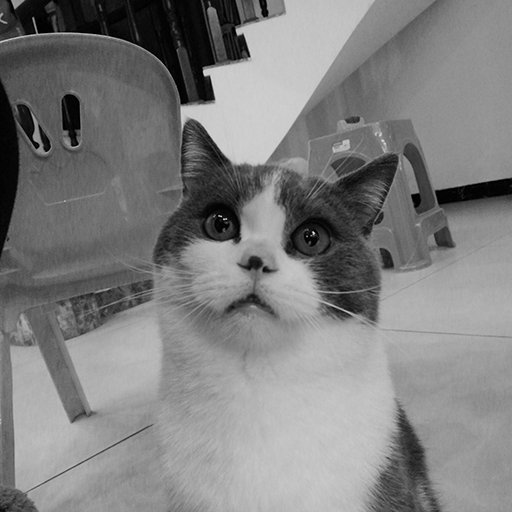
#> input picture 00-sift_sw_sim/5.jpg, 512 x 512 px, found by its file name
$ python SIFT.py
#> lines starting #> are read from the running program, lines starting #| are printed output that depends on the picture
#!/usr/bin/env python
# coding: utf-8

# # 导入图像

# In[2]:


from PIL import Image
import re
import numpy as np
from matplotlib import pyplot as plt

path = 'E:\chip design competition\IMAGE\\5.jpg'
img = Image.open(path, "r")
#> img is the input picture: PIL image 512x512 RGB; min 0, max 238, mean 127.2

img_L = img.convert('L')
pixels = img_L.load()
height,width = img.height, img.width
#> height = 512; width = 512
all_pixels = []
for row in range(height):
  for col in range(width):
    cpixel = pixels[col, row]
    all_pixels.append(cpixel)
#> after the loop, all_pixels = 262144 items

img = np.array(all_pixels).reshape((height,width))
#> img: shape (512, 512) int64
plt.axis('off')
plt.imshow(img, cmap='gray')
print("图像尺寸：", img.shape)
#| 图像尺寸： (512, 512)


# # 高斯模糊

# ## 生成高斯算子

# In[3]:


import math
import numpy as np

#生成高斯模板的函数
#输入：sigmma为参数，size为模板的边长
#输出：np.array类型矩阵
def create_gaussian_kernal(sigmma, size):
    Gaussian_kernal = [[float(0) for i in range(size)] for j in range(size)]
    sum_my = float(0)
    for row in range(size):
        for col in range(size):
            Gaussian_kernal[row][col] = math.exp(-((row-(size-1)/2)**2+(col-(size-1)/2)**2)/(2.0*sigmma**2))
            sum_my = sum_my + Gaussian_kernal[row][col]
    for row in range(size):
        for col in range(size):
            Gaussian_kernal[row][col] = Gaussian_kernal[row][col] / sum_my
    return np.array(Gaussian_kernal, dtype="float32")

#是否进行测试？
test_enable = 0
if test_enable:
    size, sigmma = 7, 0.84089642
    print("高斯模糊模板：", size, "*", size, ",sigmma: ", sigmma, "\n")
    print(create_gaussian_kernal(sigmma, size))
else:
    print("complete")


# # 生成高斯金字塔

# In[4]:


from PIL import Image
import re
import numpy as np
from matplotlib import pyplot as plt
import cv2

# 是否需要显示效果
show_enable = 1

src = cv2.imread(path,cv2.IMREAD_GRAYSCALE)
sigmma0 = 1.6
S = 4
size = 15
img_gaussian_list = [img.copy() for i in range(S)]
#> img_gaussian_list = 4 items
if show_enable:
    plt.figure(dpi=150)
    plt.axis('off')
for i in range(4):
    sigmma = sigmma0 * 2**(i/(S-1))
    gaussian_kernal = create_gaussian_kernal(sigmma, size)
    dst = cv2.filter2D(src, ddepth = -1, kernel = gaussian_kernal)
    img_gaussian_list[i] = np.array(dst)
    if show_enable:
        plt.subplot(1,4,i+1)
        plt.axis('off')
        plt.imshow(img_gaussian_list[i], cmap = 'gray')
    else:
        print("complete")
#> this loop made 4 passes
#> pass 3, `dst = cv2.filter2D(src, ddepth = -1, kernel = gaussian_kernal)`:
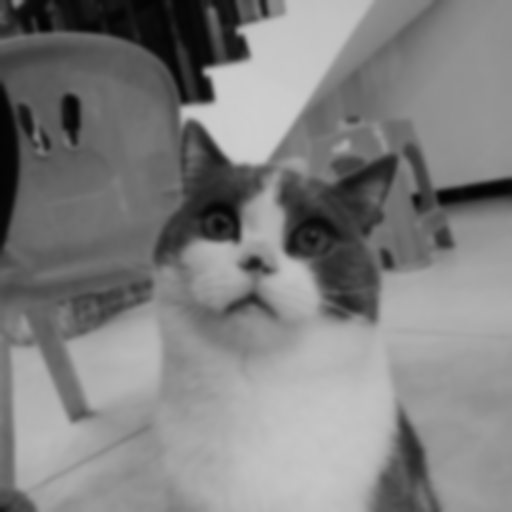
#> dst: shape (512, 512); min 3, max 205, mean 127.2


# # 生成差分金字塔

# In[5]:


#是否显示结果？
show_enable = 1
img_gaussian_deta_list = [img.copy() for i in range(S)]
#> img_gaussian_deta_list = 4 items
if show_enable:
    plt.figure(dpi = 100)
    plt.axis('off')
for i in range(3):
    img_gaussian_deta_list[i] = img_gaussian_list[i] - img_gaussian_list[i+1]
    if show_enable:
        plt.subplot(1,3,i+1)
        plt.axis('off')
        plt.imshow(img_gaussian_deta_list[i], cmap='gray')
    else:
        print(i, ": complete, size:", img_gaussian_deta_list[i].shape)


# # 寻找关键点

# In[6]:


from matplotlib import pyplot as plt

feature_row = []
feature_col = []

for row in np.arange(1,510):
    for col in np.arange(1,510):
        center = img_gaussian_deta_list[1][row][col]
        flag = 1
        for z in [0,1,2]:
            for x in [-1,0,1]:
                for y in [-1,0,1]:
                    if z==1 and x==0 and y==0:
                        continue
                    elif center >= img_gaussian_deta_list[z][row+x][col+y]:
                        flag = 0
        if flag==1:
            feature_row.append(row)
            feature_col.append(col)
#> after the loop, feature_col = 72 values, max 494 at index 41, min 8 at index 68, mean 228.2; feature_row = 72 values from 2 to 506


# In[7]:


plt.figure(dpi = 80)
plt.imshow(img, cmap='gray')
plt.plot(np.array(feature_col), np.array(feature_row), '*')
plt.axis('off')
print("关键点数量：", len(feature_col))
#| 关键点数量： 72


# # 生成描述向量

# ## 计算一阶差分矩阵Dx，Dy

# In[8]:


import numpy as np
from matplotlib import pyplot as plt
import math
import warnings

warnings.filterwarnings("ignore")

Dx, Dy = np.zeros((height, width)), np.zeros((height, width))
img_temp = img_gaussian_list[1]
Dx_kernel, Dy_kernel = np.array([-1,0,1]).reshape((1,3)), np.array([1,0,-1]).reshape((3,1))
Dx = (cv2.filter2D(img_temp, ddepth = -1, kernel = Dx_kernel))
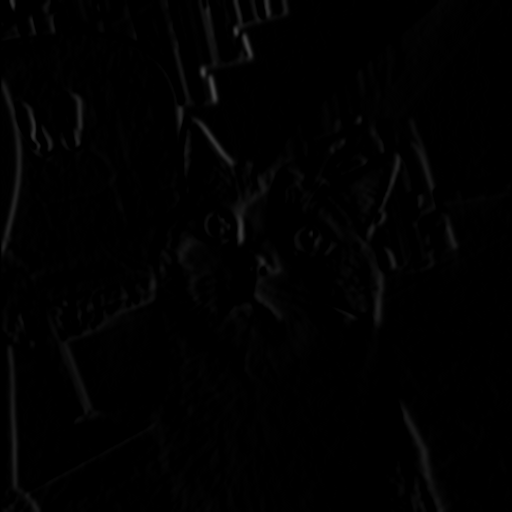
#> Dx: shape (512, 512); min 0, max 68, mean 1.6
Dy = (cv2.filter2D(img_temp, ddepth = -1, kernel = Dy_kernel))

print("complete")


# In[9]:


#是否显示Dx,Dy矩阵的效果
show_enable = 1
if show_enable == 1:
    plt.figure(dpi = 80)
    plt.subplot(1,2,1)
    plt.title("Dx")
    plt.imshow(Dx, cmap='gray')
    plt.axis('off')

    plt.subplot(1,2,2)
    plt.title("Dy")
    plt.imshow(Dy, cmap='gray')
    plt.axis('off')


# ## 计算幅值矩阵和角度矩阵

# In[16]:


import numpy as np
from matplotlib import pyplot as plt
import math
import warnings

warnings.filterwarnings("ignore")

mag, theta = np.zeros((height, width)), np.zeros((height, width))
for row in range(height):
    for col in range(width):
        dx = Dx[row][col]
        dy = Dy[row][col]
        #计算梯度
        mag[row][col] = abs(dx) + abs(dy)
        #计算象限
        if dx>0 and dy>=0:
            XiangXian = 1
        elif dx<=0 and dy>0:
            XiangXian = 2
        elif dx<0 and dy<=0:
            XiangXian = 3
        else:
            XiangXian = 4
        #计算绝对值的角度
        dx, dy = abs(dx), abs(dy)
        if dx>dy*5:
            temp=0
        elif dx*2>dy*3:
            temp=1
        elif dx*3>dy*2:
            temp=2
        elif dx*5>dy:
            temp=3
        else:
            temp=4
        #根据象限计算角度
        if XiangXian == 1:
            temp=temp
        elif XiangXian == 2:
            temp = 8-temp
        elif XiangXian == 3:
            temp = 8+temp
        elif XiangXian == 4:
            temp = 16-temp
        if temp==16:
            temp=0
        theta[row][col] = temp
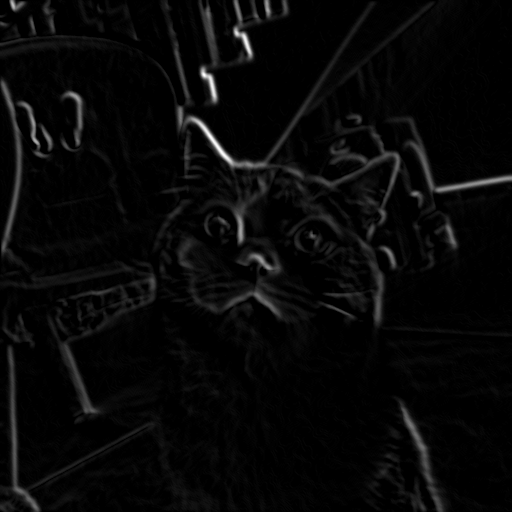
#> mag: shape (512, 512) float64; min 0, max 89, mean 2.9; drawn with min black and max white
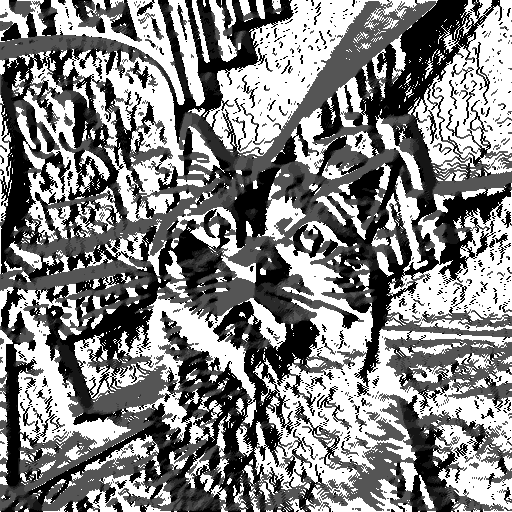
#> theta: shape (512, 512) float64; min 0, max 12, mean 6.1; drawn with min black and max white

print("complete")


# In[18]:


#是否显示mag,theta矩阵的效果
show_enable = 1
if show_enable == 1:
    plt.figure(dpi = 80)
    plt.subplot(1,2,1)
    plt.title("mag")
    plt.imshow(mag, cmap='gray')
    plt.axis('off')

    plt.subplot(1,2,2)
    plt.title("theta")
    plt.imshow(theta, cmap='gray')
    plt.axis('off')


# ## 子区域描述向量生成函数

# In[13]:


def sub_region_descripitor(center_row, center_col):
    sigmma = sigmma0*1.5
    size = size
    kernel_temp = create_gaussian_kernal(sigmma, size)
    resu = [0 for i in range(8)]
    for row_deta in range(5):
        for col_deta in range(5):
            direction = theta


# In[ ]:


# In[ ]:


# In[ ]:


# In[ ]:


# In[ ]:


# In[ ]:


# In[ ]:


# # 基于cv2的sift关键点查找

# In[ ]:


# 是否使能？
enable = 0

if enable == 1:
    image1 = cv2.imread("E:\chip design competition\IMAGE\girl.png",cv2.IMREAD_GRAYSCALE)

    sift = cv2.SIFT_create()
    kp1, des1 = sift.detectAndCompute(image1, None)
    kp_image1 = cv2.drawKeypoints(image1, kp1, None)

    plt.figure()
    plt.imshow(kp_image1)
    plt.savefig('kp_image1.png', dpi = 300)


# In[ ]:
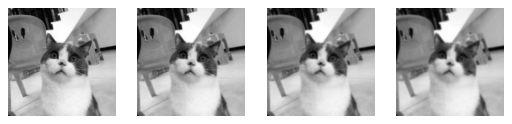
#> figure drawn by matplotlib, 4 panels
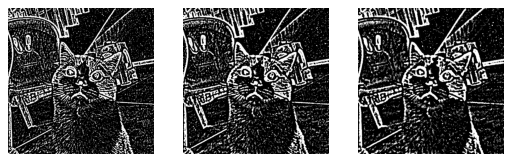
#> figure drawn by matplotlib, 3 panels
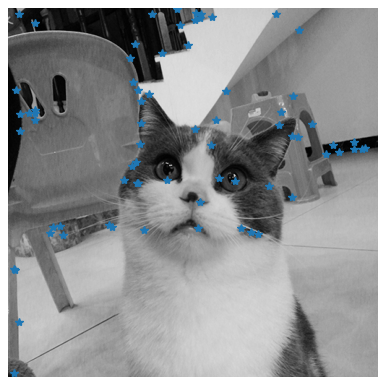
#> figure drawn by matplotlib, 1 panel

$ run again, with 00-sift_sw_sim/6.jpg copied over 00-sift_sw_sim/5.jpg
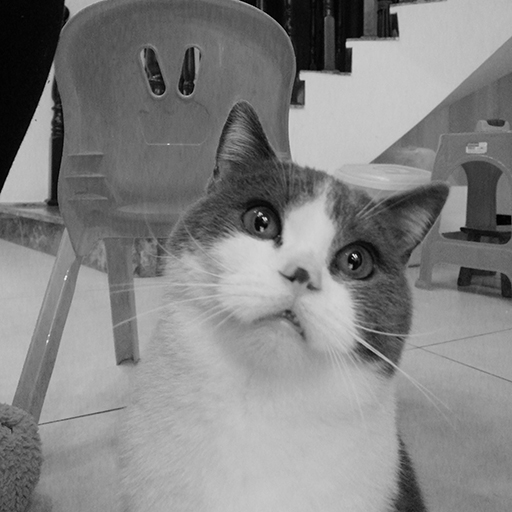
#> input picture 00-sift_sw_sim/6.jpg, 512 x 512 px, found by its file name
#> img is the input picture: PIL image 512x512 RGB; min 0, max 245, mean 131.4
#> after the loop `for row in range(height):`: all_pixels = 262144 items
#> img: shape (512, 512) int64
#| 图像尺寸： (512, 512)
#> img_gaussian_list = 4 items
#> after the loop `for row in np.arange(1,510):`: feature_col = 68 values, max 506 at index 42, min 3 at index 38, mean 246.7; feature_row = 68 values from 5 to 475
#| 关键点数量： 68
#> after the loop `for row in range(height):`:
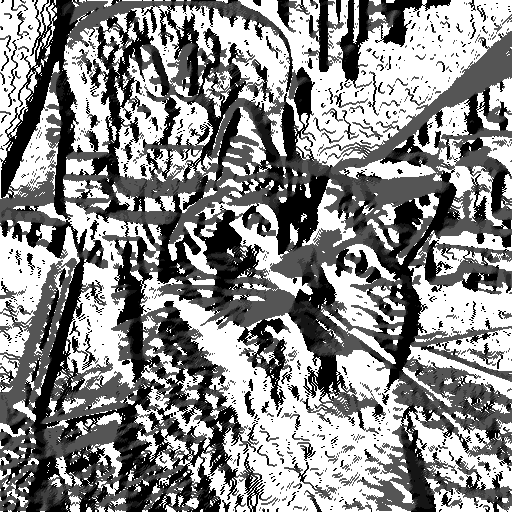
#> theta: shape (512, 512) float64; min 0, max 12, mean 6.49; drawn with min black and max white
#> `# In[ ]:`:
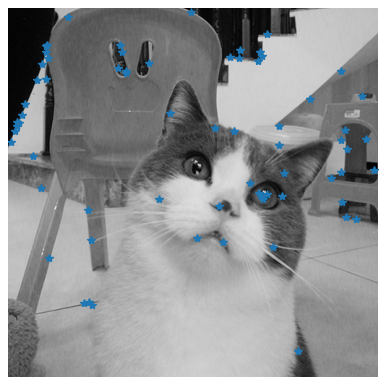
#> figure drawn by matplotlib, 1 panel
